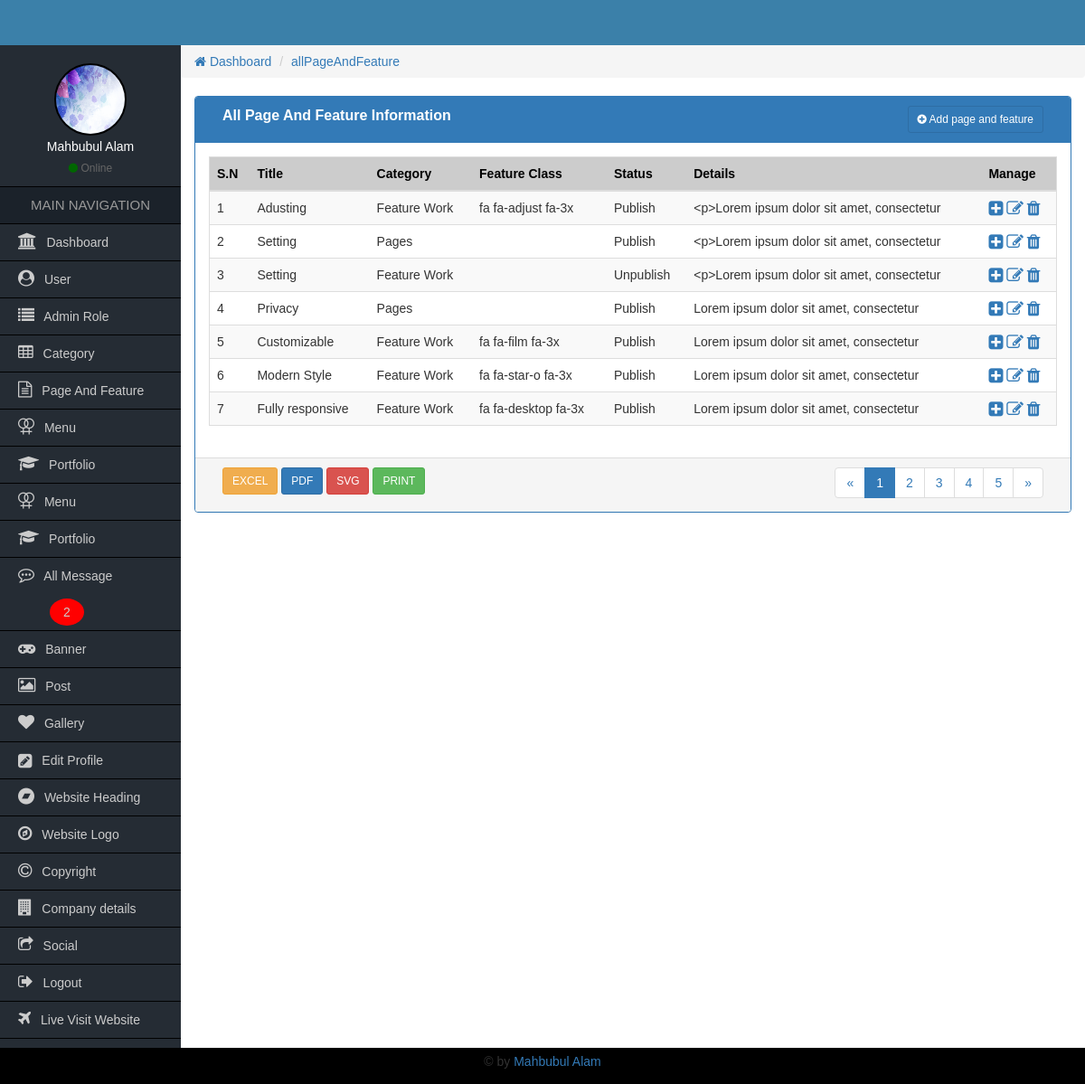
Page /Admin/allPageAndFeature.php (signed in) on the committed database.
### tables this page shows
CREATE TABLE `tbl_pageandfeature` (
  `pId` int(11) NOT NULL,
  `pTitle` varchar(110) NOT NULL,
  `pIconClass` varchar(40) NOT NULL,
  `pDetails` text NOT NULL,
  `pCategory` int(11) NOT NULL,
  `pStatus` int(11) NOT NULL,
  `pUploaderId` int(11) NOT NULL,
  `pUploadedDate` timestamp NOT NULL DEFAULT CURRENT_TIMESTAMP
);

### Admin/functions/function.php (called while the page is built, shortened)
<?php
    function getHeader(){
        require_once "inc/header.php";
    }
    function getSidebar(){
            require_once "inc/sidebar.php";
        }
    function getBread(){
            require_once "inc/bread.php";
        }
    function getFooter(){
            require_once "inc/footer.php";
        }
    function textShorten($text,$limit){
        $text = substr($text,0,$limit);
        $text = substr($text,0,strrpos($text,' '));
        return $text;
    }
?>

### Admin/allPageAndFeature.php (the view, shortened to what this page needs)
<?php
    require_once "functions/function.php";
?>
<?php
    getSidebar();
?>
                <div class="col-md-12">
                	<div class="panel panel-primary">
                        <div class="panel-heading">
                            <div class="col-md-9 heading_title">
                                All Page And Feature Information
                             </div>
                             <div class="col-md-3 text-right">
                             	<a href="addPageAndFeature.php" class="btn btn-sm btn btn-primary"><i class="fa fa-plus-circle"></i> Add page and feature</a>
                            </div>
                            <div class="clearfix"></div>
                        </div>
                      <div class="panel-body">
                          <table class="table table-responsive table-striped table-hover table_cus">
                          		<thead class="table_head">
                            		<tr>
                                       <th>S.N</th>
                                    	<th>Title</th>
                                        <th>Category</th>
                                        <th>Feature Class</th>
                                        <th>Status</th>
                                        <th class="hidden-xs">Details</th>
                                        <th>Manage</th>
                                    </tr>
                            	</thead>
                                <tbody>
                                 <?php
                                    $query = "SELECT * FROM tbl_pageandfeature ORDER BY pId DESC";
                                    $result = mysqli_query($con,$query)->fetch_all(MYSQLI_ASSOC);
                                    if($result){
                                        $i=0;
                                        foreach($result as $p){
                                 ?>
                                	<tr>
                                       <td><?=++$i;?></td>
                                    	<td><?=$p['pTitle'];?></td>
                                        <td><?php if($p['pCategory']==1) echo 'Feature Work';else echo 'Pages';?></td>
                                        <td><?=$p['pIconClass'];?></td>
                                        <td><?php if($p['pStatus']==1) echo 'Unpublish'; else echo 'Publish';?></td>
                                        <td class="hidden-xs"><?=textShorten($p['pDetails'],50);?></td>
                                        <td>
                                        	<a href="viewp.php?pViewId=<?=$p['pId'];?>"><i class="fa fa-plus-square fa-lg"></i></a>
                                            <a href="?pEditId=<?=$p['pId'];?>"><i class="fa fa-edit fa-lg"></i></a>
                                            <a onclick="return confirm('Are you sure to remove this id');" href="?pDeleteId=<?=$p['pId'];?>"><i class="fa fa-trash fa-lg"></i></a>
                                        </td>
                                    </tr>
                                    <?php } } ?>
                                </tbody>
                          </table>
                      </div>
                      <div class="panel-footer">
                        <div class="col-md-4">
                        	<a href="#" class="btn btn-sm btn-warning">EXCEL</a>
                            <a href="#" class="btn btn-sm btn-primary">PDF</a>
                            <a href="#" class="btn btn-sm btn-danger">SVG</a>
                            <a href="#" class="btn btn-sm btn-success">PRINT</a>
                        </div>
                        <div class="col-md-4">
                        </div>
                        <div class="col-md-4 text-right">
                        	<nav aria-label="Page navigation">
                              <ul class="pagination pagina_cus">
                                <li>
                                  <a href="#" aria-label="Previous">
                                    <span aria-hidden="true">&laquo;</span>
                                  </a>
                                </li>
                                <li class="active"><a href="#">1</a></li>
                                <li><a href="#">2</a></li>
                                <li><a href="#">3</a></li>
                                <li><a href="#">4</a></li>
                                <li><a href="#">5</a></li>
                                <li>
                                  <a href="#" aria-label="Next">
                                    <span aria-hidden="true">&raquo;</span>
                                  </a>
                                </li>
                              </ul>
                            </nav>
                        </div>
                        <div class="clearfix"></div>
                      </div>
                    </div>
                </div>

### Admin/inc/sidebar.php
<div class="col-md-2 sidebar pd0">
            	<div class="side_user">
                   <?php
                      $userId = $_SESSION['userId'];
                      $query = "SELECT * FROM tbl_admin_user WHERE userId='$userId'";
                      global $con;
                      $result = mysqli_query($con,$query);
                      $resultAdmin = mysqli_fetch_array($result);
                      if($resultAdmin['userImage'] != NULL){
                    ?>
                	<img class="img-responsive" src="uploads/<?=$resultAdmin['userImage'];?>"/>
                   <?php }else{ ?>
                	<img class="img-responsive" src="images/avatar.png"/>
                   <?php } ?>
                    <h4><?=$resultAdmin['userName'];?></h4>
                    <span><i class="fa fa-circle"></i> Online</span>
                </div>
                <h2>MAIN NAVIGATION</h2>
                <ul>
                	<li><a href="index.php"><i class="fa fa-university"></i> Dashboard</a></li>
                   <?php if($_SESSION['roleId'] <= 2){ ?>
                        <li><a href="allUser.php"><i class="fa fa-user-circle"></i> User</a></li>
                        <li><a href="allAdminRole.php"><i class="fa fa-list"></i> Admin Role</a></li>
                    <?php } ?>
                    <?php if($_SESSION['roleId'] <= 4){ ?>
                        <li><a href="allCategory.php"><i class="fa fa-table"></i> Category</a></li>
                        <li><a href="allPageAndFeature.php"><i class="fa fa-file-text-o"></i> Page And Feature</a></li>
                    <?php } ?>
                    <?php if($_SESSION['roleId'] <= 3){ ?>
                       <li><a href="allMenu.php"><i class="fa fa-venus-double" aria-hidden="true"></i> Menu</a></li>
                       <li><a href="allPortfolio.php"><i class="fa fa-graduation-cap" aria-hidden="true"></i> Portfolio</a></li>
                       <li><a href="allPage.php"><i class="fa fa-venus-double" aria-hidden="true"></i> Menu</a></li>
                       <li><a href="allPortfolio.php"><i class="fa fa-graduation-cap" aria-hidden="true"></i> Portfolio</a></li>
                       <?php
                            global $con;
                            $query = "SELECT * FROM tbl_contact WHERE contactStatus='1'";
                            $messageResult = mysqli_query($con,$query);
                            $count = mysqli_num_rows($messageResult);
                        ?>
                        <li><a href="allMessage.php"><i class="fa fa-commenting-o"></i> All Message <?php if($count > 0){?><span style="border-radius:50%;background-color:red;padding:7px 15px;margin-left:35px;"><?=$count;?></span><?php }?></a></li>
                    <?php } ?>
                    <li><a href="allBanner.php"><i class="fa fa-gamepad"></i> Banner</a></li>
                    <li><a href="allPost.php"><i class="fa fa-image"></i> Post</a></li>
                    <li><a href="allGallery.php"><i class="fa fa-heart"></i> Gallery</a></li>
                    <li><a href="userProfileMenu.php?userEditId=<?php echo $_SESSION['userId'];?>"><i class="fa fa-pencil-square fa-lg"></i> Edit Profile</a></li>
                    <?php if($_SESSION['roleId'] <= 2){ ?>
                        <li><a href="website_heading.php"><i class="fa fa-bandcamp"></i> Website Heading</a></li>
                        <li><a href="website_logo.php"><i class="fa fa-compass" aria-hidden="true"></i> Website Logo</a></li>
                        <li><a href="website_copyright.php"><i class="fa fa-copyright"></i> Copyright</a></li>
                        <li><a href="company_details.php"><i class="fa fa-building" aria-hidden="true"></i> Company details</a></li>
                        <li><a href="social_url.php"><i class="fa fa-share-square-o"></i> Social</a></li>
                    <?php } ?>
                    <li><a href="logout.php"><i class="fa fa-sign-out"></i> Logout</a></li>
                    <li><a href="../index.php" target="_blank"><i class="fa fa-plane"></i> Live Visit Website</a></li>
                </ul>
            </div>

### Admin/css/style.css (style rules this page uses)
* { margin:0px; padding:0px; outline:0px; }
img { border:0px; }
ul, ol { list-style-type:none; }
a { text-decoration:none; }
.pd0 { padding-left:0px; padding-right:0px; padding-top:0px; padding-bottom:0px; }
body { font-family:Verdana, Geneva, sans-serif; }
.sidebar { background-color:#252c34; min-height:600px; }
.side_user { text-align:center; color:#fff; padding:20px 0px 10px; border-bottom:1px solid #000; }
.side_user img { width:80px; height:80px; border:2px solid #000; border-radius:50%; display:inline-block; }
.side_user h4 { font-size:14px; margin:5px 0px; }
.side_user span { color:#666; font-size:12px; }
.side_user span i { color:#060; }
.sidebar h2 { font-size:15px; text-align:center; margin:0px; line-height:40px; background-color:#1b222a; color:#999; border-bottom:1px solid #000; }
.sidebar ul li a { font-size:14px; color:#CCC; line-height:40px; padding-left:20px; display:block; border-bottom:1px solid #000; }
.sidebar ul li a i { font-size:18px; padding-right:7px; }
.heading_title { font-size:16px; font-weight:bold; }
.table_cus { border:1px solid #ddd; }
.table_head { background-color:#ccc; color:#000; }
.pagina_cus { padding:0px; margin:0px; }

### rows in the picture
tbl_pageandfeature: pTitle "Adusting", pCategory "Feature Work", pIconClass "fa fa-adjust fa-3x", pStatus "Publish", pDetails "<p>Lorem ipsum dolor sit amet, consectetur"
tbl_pageandfeature: pTitle "Setting", pCategory "Pages", pStatus "Publish", pDetails "<p>Lorem ipsum dolor sit amet, consectetur"
tbl_pageandfeature: pTitle "Setting", pCategory "Feature Work", pStatus "Unpublish", pDetails "<p>Lorem ipsum dolor sit amet, consectetur"
tbl_pageandfeature: pTitle "Privacy", pCategory "Pages", pStatus "Publish", pDetails "Lorem ipsum dolor sit amet, consectetur"
tbl_pageandfeature: pTitle "Customizable", pCategory "Feature Work", pIconClass "fa fa-film fa-3x", pStatus "Publish", pDetails "Lorem ipsum dolor sit amet, consectetur"
tbl_pageandfeature: pTitle "Modern Style", pCategory "Feature Work", pIconClass "fa fa-star-o fa-3x", pStatus "Publish", pDetails "Lorem ipsum dolor sit amet, consectetur"
tbl_pageandfeature: pTitle "Fully responsive", pCategory "Feature Work", pIconClass "fa fa-desktop fa-3x", pStatus "Publish", pDetails "Lorem ipsum dolor sit amet, consectetur"

### other values in the picture
$resultAdmin['userName'] "Mahbubul Alam"
$count "2"
getCurrentPage() "allPageAndFeature"
